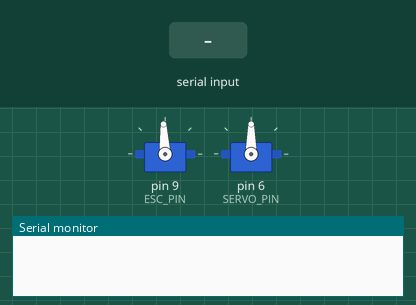
This sketch was run on a simulated Arduino Uno, built with avr-gcc and run on an emulated ATmega328P. Shown: 2 × servo, the last lines printed to the serial monitor. Inputs (shaded band) come from the test bench.

Above: at 3.2 s.
3.3 s: "R" received over the second serial link
At 3.9 s:
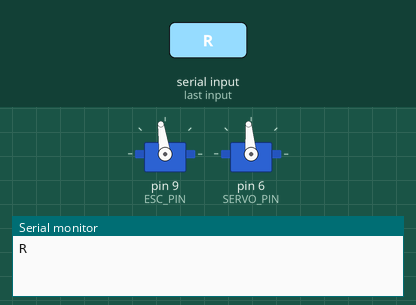
4.8 s: "R" received over the second serial link
At 5.1 s:
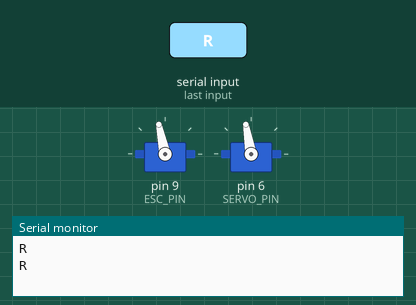
6.3 s: "L" received over the second serial link
At 7.5 s:
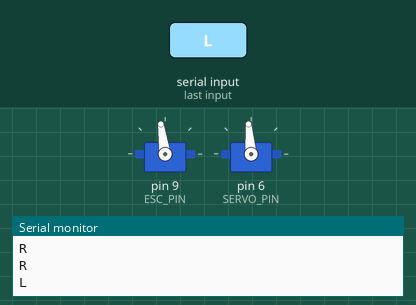
Timing chart, 0 to 9.3 s (numbered marks = the images above; inputs shaded):
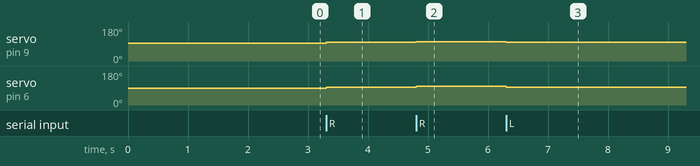

Measured:
- after the input at 3.3 s, servo on pin 9 (ESC_PIN): 93° → 98° at once; servo on pin 6 (SERVO_PIN): 90° → 95° at once
- after the input at 4.8 s, servo on pin 9 (ESC_PIN): 98° → 102° at once; servo on pin 6 (SERVO_PIN): 95° → 100° at once
- after the input at 6.3 s, servo on pin 9 (ESC_PIN): 102° → 98° at once; servo on pin 6 (SERVO_PIN): 100° → 95° at once

The sketch:

BLDC_SERVO_CONTROL.ino.ino
```cpp
#include <Servo.h>
#include <SoftwareSerial.h>

// Define pins
#define ESC_PIN 9      // ESC (BLDC motor)
#define SERVO_PIN 6    // Servo motor
#define BT_RX 10       // Bluetooth RX
#define BT_TX 11       // Bluetooth TX

Servo esc;    // ESC control
Servo steer;  // Servo control
SoftwareSerial BT(BT_RX, BT_TX);  // Bluetooth Serial communication

// ESC throttle range
const int minThrottle = 1000;  // Minimum ESC signal
const int maxThrottle = 2000;  // Maximum ESC signal
int throttle = 1500;           // Neutral throttle

// Servo steering range
const int minSteer = 45;   // Leftmost position
const int maxSteer = 135;  // Rightmost position
int steering = 90;         // Center position

void setup() {
    Serial.begin(9600);     // Debugging
    BT.begin(9600);         // Bluetooth communication
    esc.attach(ESC_PIN);
    steer.attach(SERVO_PIN);

    // Initialize ESC with neutral signal
    esc.writeMicroseconds(throttle);
    delay(2000);
}

void loop() {
    if (BT.available()) {
        char command = BT.read();
        Serial.println(command);  // Debugging

        // Acceleration Control (R2 Button Increases Throttle)
        if (command == 'R') {
            throttle += 50;  // Increase speed
            if (throttle > maxThrottle) throttle = maxThrottle;
        }
        if (command == 'L') {
            throttle -= 50;  // Decrease speed (braking)
            if (throttle < minThrottle) throttle = minThrottle;
        }

        // Steering Control (Joystick Left/Right)
        if (command == 'L') steering -= 5;  // Turn Left
        if (command == 'R') steering += 5;  // Turn Right
        if (steering > maxSteer) steering = maxSteer;
        if (steering < minSteer) steering = minSteer;

        // Apply control to motors
        esc.writeMicroseconds(throttle);
        steer.write(steering);
    }
    delay(20);
}
```
